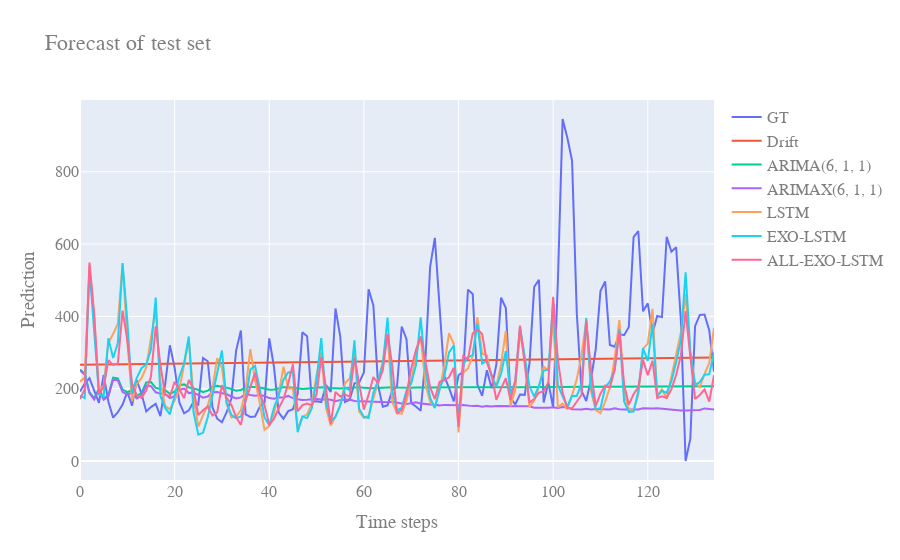
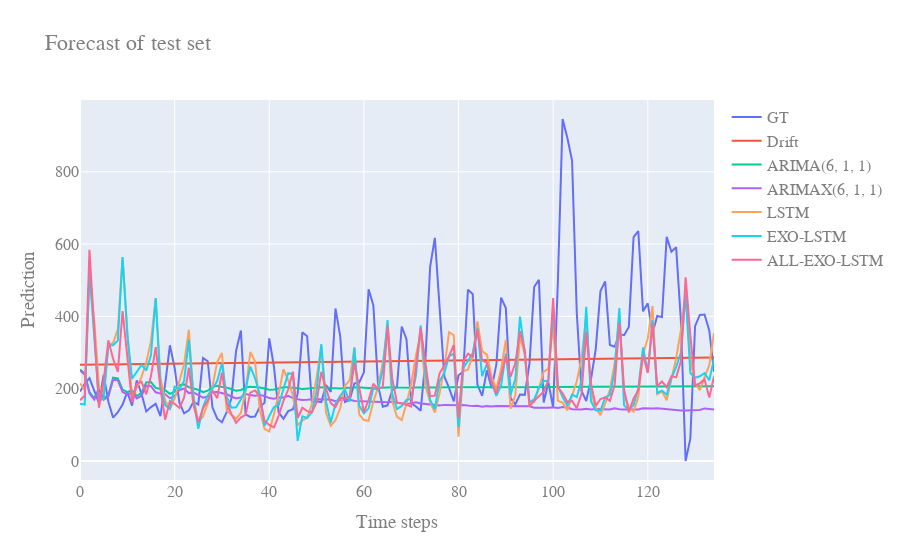
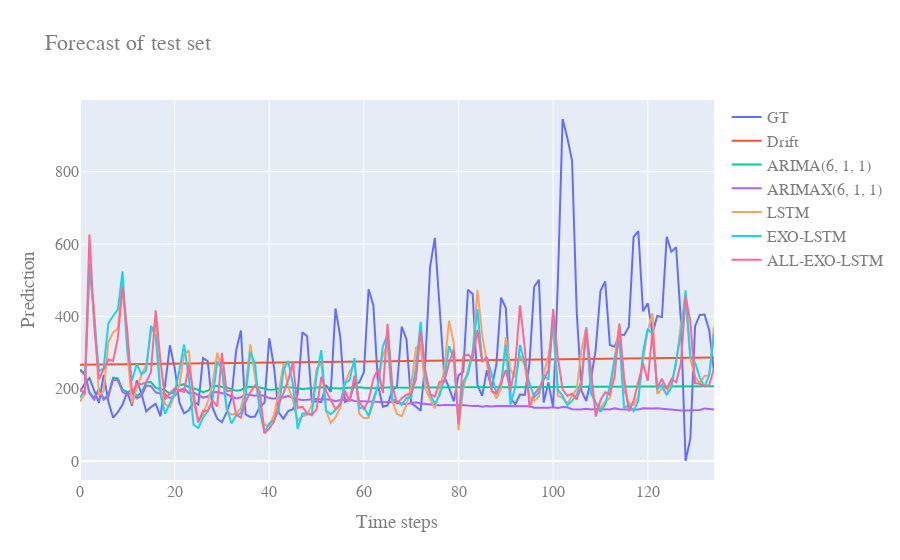

The code cell stored with these charts, in order, in its notebook:
### Markdown cell above
# Forecasting evaluation

### Code cell
single_run_results = []
n_runs = 3

for dataset in aug_datasets:
    print("Running forecasting for sales in", dataset)
    #lstm_def_rmse = curr_def_mae = curr_aug_rmse = curr_aug_mae = 0
    for run in range(n_runs):
        print ("Run #", run+1)
        # Load the default and augmented versions of the data
        aug_dataset = aug_datasets[dataset]
        def_dataset = def_datasets[dataset]

        # Create training and test data
        def_train, def_test = ts_train_test_split(def_dataset, test_length=0.1)
        aug_train, aug_test = ts_train_test_split(aug_dataset, test_length=0.1)
        print(def_train.shape, def_test.shape, aug_train.shape, aug_test.shape)

        # Extract the columns which display most correlation with the value we are trying to predict.
        def_desired_input_features = corr_feature_selection(def_train)
        aug_desired_input_features = corr_feature_selection(aug_train)
        all_poss_features = list(range(0, len(aug_train.columns)))
        print("Default input features:", def_desired_input_features)
        print("Input features with selected exogenous data:", aug_desired_input_features)
        print("Input features with all exogenous data:", all_poss_features)
        print()
        
        # Run STL Decomposition as baseline
        print("Running Drift model based on STL Decomposition...")
        f_steps = def_test.shape[0]
        decomp = decompose(def_train.qty, period=52)
        drift_forecast = forecast(decomp, steps=f_steps, fc_func=drift)
        drift_rmse = sm.tools.eval_measures.rmse(def_test.qty.values, drift_forecast["drift"].values)
        drift_mae = sm.tools.eval_measures.meanabs(def_test.qty.values, drift_forecast["drift"].values)
        print("Done\n")
        
        # Run ARIMA as another baseline
        print("Running ARIMA model...")
        # Fit your model
        arima_model = pm.auto_arima(def_train.qty, suppress_warnings=True, max_order=None, \
                                    start_p=3, start_q=0, start_P=0, start_Q=0, \
                                    max_p=6, max_d=1, max_q=1, max_P=1, max_D=1, max_Q=1)
        arima_order = arima_model.get_params()["order"]
        arima_fitted = arima_model.fit(def_train.qty)
        arima_forecasts = arima_fitted.predict(f_steps)  
        arima_rmse = sm.tools.eval_measures.rmse(def_test.qty.values, arima_forecasts)
        arima_mae = sm.tools.eval_measures.meanabs(def_test.qty.values, arima_forecasts)
        print("Done\n")
        
        # Run ARIMAX as another baseline
        print("Running ARIMAX model...")
        arimax_fitted = arima_model.fit(y=aug_train.qty, exogenous=aug_train.iloc[:, aug_desired_input_features[1:]])
        arimax_forecasts = arimax_fitted.predict(f_steps, exogenous=aug_test.iloc[:, aug_desired_input_features[1:]])  
        arimax_rmse = sm.tools.eval_measures.rmse(def_test.qty.values, arimax_forecasts)
        arimax_mae = sm.tools.eval_measures.meanabs(def_test.qty.values, arimax_forecasts)
        print("Done\n")
        
        
        # LSTM and EXO-LSTM
        # Prepare data for the LSTM Network: We need to create sequences of inputs and outputs
        # so that our time series problem esentially becomes a "supervised regression problem".
        # The inputs are also normalized between 0 and 1 before being fed to the network
        def_inp_tr, def_out_tr, def_inp_te, def_out_te = prepare_for_network(def_train, def_test, def_desired_input_features, in_len=200, out_len=f_steps)
        aug_inp_tr, aug_out_tr, aug_inp_te, aug_out_te = prepare_for_network(aug_train, aug_test, aug_desired_input_features, in_len=200, out_len=f_steps)
        all_aug_inp_tr, all_aug_out_tr, all_aug_inp_te, all_aug_out_te = prepare_for_network(aug_train, aug_test, all_poss_features, in_len=200, out_len=f_steps)

        # Transform the input and output sequences into PyTorch Tensors in order to feed them to the model
        def_x_train=torch.cat((torch.Tensor(def_inp_tr),torch.Tensor(def_out_tr)),1)
        def_x_test=torch.Tensor(def_inp_te)
        aug_x_train=torch.cat((torch.Tensor(aug_inp_tr),torch.Tensor(aug_out_tr)),1)
        aug_x_test=torch.Tensor(aug_inp_te)
        all_aug_x_train=torch.cat((torch.Tensor(all_aug_inp_tr),torch.Tensor(all_aug_out_tr)),1)
        all_aug_x_test=torch.Tensor(all_aug_inp_te)
        
        # Define the two LSTM Models and Optimizer objects (one for Vanilla and the other for EXO)
        loss_fn = nn.MSELoss()

        def_LSTM_Model, def_opt_obj = define_LSTM_Model(def_desired_input_features)
        exo_LSTM_Model, exo_opt_obj = define_LSTM_Model(aug_desired_input_features)
        all_exo_LSTM_Model, all_exo_opt_obj = define_LSTM_Model(all_poss_features)         

        
        print("Training the default LSTM model...")#15+len(aug_desired_input_features)*2
        def_opt_obj.train(def_x_train[:,:-1],def_x_train[:,1:],def_x_train[:,:-1],def_x_train[:,1:], do_teacher_forcing=True, n_epochs=10+len(def_desired_input_features)*2)
        print("Done\n")
        print("Training the augmented EXO-LSTM model...")
        exo_opt_obj.train(aug_x_train[:,:-1],aug_x_train[:,1:],aug_x_train[:,:-1],aug_x_train[:,1:], do_teacher_forcing=True, n_epochs=10+len(aug_desired_input_features)*2)
        print("Done\n")
        print("Training the augmented EXO-LSTM model...")
        all_exo_opt_obj.train(all_aug_x_train[:,:-1],all_aug_x_train[:,1:],all_aug_x_train[:,:-1],all_aug_x_train[:,1:], do_teacher_forcing=True, n_epochs=10+len(aug_desired_input_features)*2)
        print("Done\n")

        def_pred = def_LSTM_Model(def_x_test, f_steps)
        def_pred_vector = def_pred[0,:,0].detach().cpu().numpy()
        aug_pred = exo_LSTM_Model(aug_x_test, f_steps)
        aug_pred_vector = aug_pred[0,:,0].detach().cpu().numpy()
        all_aug_pred = all_exo_LSTM_Model(all_aug_x_test, f_steps)
        all_aug_pred_vector = all_aug_pred[0,:,0].detach().cpu().numpy()

        # Check results of LSTM forecasts
        mean = np.mean(def_train.qty.values)
        std = np.std(def_train.qty.values)
        lstm_def_rmse, lstm_def_mae = check_lstm_forecast_results(def_pred, def_inp_te, def_out_te, mean, std, in_len=200, out_len=f_steps)
        lstm_aug_rmse, lstm_aug_mae = check_lstm_forecast_results(aug_pred, aug_inp_te, aug_out_te, mean, std, in_len=200, out_len=f_steps)
        lstm_all_aug_rmse, lstm_all_aug_mae = check_lstm_forecast_results(all_aug_pred, aug_inp_te, aug_out_te, mean, std, in_len=200, out_len=f_steps)

        fig = go.Figure()
        x_labels = list(range(0,f_steps))
        fig.add_trace(go.Scatter(x=x_labels, y=def_test.qty,
                    mode='lines', name='GT'))
        fig.add_trace(go.Scatter(x=x_labels, y=drift_forecast["drift"].values,
                    mode='lines', name='Drift'))
        fig.add_trace(go.Scatter(x=x_labels, y=arima_forecasts,
                    mode='lines', name='ARIMA'+str(arima_order)))
        fig.add_trace(go.Scatter(x=x_labels, y=arimax_forecasts,
                    mode='lines', name='ARIMAX'+str(arima_order)))
        fig.add_trace(go.Scatter(x=x_labels, y=(def_pred_vector*std)+mean,
                    mode='lines', name='LSTM'))
        fig.add_trace(go.Scatter(x=x_labels, y=(aug_pred_vector*std)+mean,
                    mode='lines', name='EXO-LSTM'))
        fig.add_trace(go.Scatter(x=x_labels, y=(all_aug_pred_vector*std)+mean,
                    mode='lines', name='ALL-EXO-LSTM'))
        #Update plot title and axis titles, then save plot as a HTML File
        fig.update_layout(
            title="Forecast of test set",
            xaxis_title="Time steps",
            yaxis_title="Prediction",
            font=dict(
                family="Courier New, monospace",
                size=16,
                color="#7f7f7f"
            )
        )
        fig.show()
        #pltio.write_html(fig, dataset+"-"+"run"+str(run+1)+"daily-sales-results.html")
        single_run_results.append([dataset, "run "+str(run+1), drift_rmse, arima_rmse, arimax_rmse, lstm_def_rmse, \
                                   lstm_aug_rmse, lstm_all_aug_rmse, drift_mae, arima_mae, arimax_mae, \
                                   lstm_def_mae, lstm_aug_mae, lstm_all_aug_mae])
        print()

### Figure 1 — Plotly figure (JSON) as saved in the notebook; plotly's stock layout.template omitted (floating-point values rounded to 4 significant figures; data arrays with more than 128 entries replaced by an {"elided": "..."} marker saying what was removed)
{"data": [{"mode": "lines", "name": "GT", "type": "scatter", "x": {"elided": "135 int values"}, "y": {"elided": "135 int values"}}, {"mode": "lines", "name": "Drift", "type": "scatter", "x": {"elided": "135 int values"}, "y": {"elided": "135 float values"}}, {"mode": "lines", "name": "ARIMA(6, 1, 1)", "type": "scatter", "x": {"elided": "135 int values"}, "y": {"elided": "135 float values"}}, {"mode": "lines", "name": "ARIMAX(6, 1, 1)", "type": "scatter", "x": {"elided": "135 int values"}, "y": {"elided": "135 float values"}}, {"mode": "lines", "name": "LSTM", "type": "scatter", "x": {"elided": "135 int values"}, "y": {"elided": "335 float values"}}, {"mode": "lines", "name": "EXO-LSTM", "type": "scatter", "x": {"elided": "135 int values"}, "y": {"elided": "335 float values"}}, {"mode": "lines", "name": "ALL-EXO-LSTM", "type": "scatter", "x": {"elided": "135 int values"}, "y": {"elided": "335 float values"}}], "layout": {"font": {"color": "#7f7f7f", "family": "Courier New, monospace", "size": 16}, "title": {"text": "Forecast of test set"}, "xaxis": {"title": {"text": "Time steps"}}, "yaxis": {"title": {"text": "Prediction"}}}}

### Figure 2 — Plotly figure (JSON) as saved in the notebook; plotly's stock layout.template omitted (floating-point values rounded to 4 significant figures; data arrays with more than 128 entries replaced by an {"elided": "..."} marker saying what was removed)
{"data": [{"mode": "lines", "name": "GT", "type": "scatter", "x": {"elided": "135 int values"}, "y": {"elided": "135 int values"}}, {"mode": "lines", "name": "Drift", "type": "scatter", "x": {"elided": "135 int values"}, "y": {"elided": "135 float values"}}, {"mode": "lines", "name": "ARIMA(6, 1, 1)", "type": "scatter", "x": {"elided": "135 int values"}, "y": {"elided": "135 float values"}}, {"mode": "lines", "name": "ARIMAX(6, 1, 1)", "type": "scatter", "x": {"elided": "135 int values"}, "y": {"elided": "135 float values"}}, {"mode": "lines", "name": "LSTM", "type": "scatter", "x": {"elided": "135 int values"}, "y": {"elided": "335 float values"}}, {"mode": "lines", "name": "EXO-LSTM", "type": "scatter", "x": {"elided": "135 int values"}, "y": {"elided": "335 float values"}}, {"mode": "lines", "name": "ALL-EXO-LSTM", "type": "scatter", "x": {"elided": "135 int values"}, "y": {"elided": "335 float values"}}], "layout": {"font": {"color": "#7f7f7f", "family": "Courier New, monospace", "size": 16}, "title": {"text": "Forecast of test set"}, "xaxis": {"title": {"text": "Time steps"}}, "yaxis": {"title": {"text": "Prediction"}}}}

### Figure 3 — Plotly figure (JSON) as saved in the notebook; plotly's stock layout.template omitted (floating-point values rounded to 4 significant figures; data arrays with more than 128 entries replaced by an {"elided": "..."} marker saying what was removed)
{"data": [{"mode": "lines", "name": "GT", "type": "scatter", "x": {"elided": "135 int values"}, "y": {"elided": "135 int values"}}, {"mode": "lines", "name": "Drift", "type": "scatter", "x": {"elided": "135 int values"}, "y": {"elided": "135 float values"}}, {"mode": "lines", "name": "ARIMA(6, 1, 1)", "type": "scatter", "x": {"elided": "135 int values"}, "y": {"elided": "135 float values"}}, {"mode": "lines", "name": "ARIMAX(6, 1, 1)", "type": "scatter", "x": {"elided": "135 int values"}, "y": {"elided": "135 float values"}}, {"mode": "lines", "name": "LSTM", "type": "scatter", "x": {"elided": "135 int values"}, "y": {"elided": "335 float values"}}, {"mode": "lines", "name": "EXO-LSTM", "type": "scatter", "x": {"elided": "135 int values"}, "y": {"elided": "335 float values"}}, {"mode": "lines", "name": "ALL-EXO-LSTM", "type": "scatter", "x": {"elided": "135 int values"}, "y": {"elided": "335 float values"}}], "layout": {"font": {"color": "#7f7f7f", "family": "Courier New, monospace", "size": 16}, "title": {"text": "Forecast of test set"}, "xaxis": {"title": {"text": "Time steps"}}, "yaxis": {"title": {"text": "Prediction"}}}}
